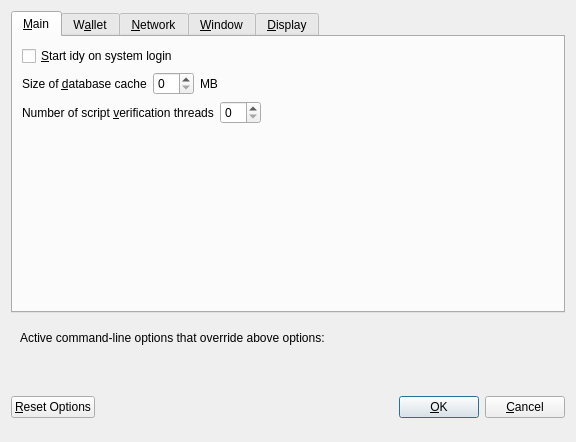
<?xml version="1.0" encoding="UTF-8"?>
<ui version="4.0">
 <class>OptionsDialog</class>
 <widget class="QDialog" name="OptionsDialog">
  <property name="geometry">
   <rect>
    <x>0</x>
    <y>0</y>
    <width>576</width>
    <height>442</height>
   </rect>
  </property>
  <property name="windowTitle">
   <string>Options</string>
  </property>
  <property name="modal">
   <bool>true</bool>
  </property>
  <layout class="QVBoxLayout" name="verticalLayout">
   <item>
    <widget class="QTabWidget" name="tabWidget">
     <property name="currentIndex">
      <number>0</number>
     </property>
     <widget class="QWidget" name="tabMain">
      <attribute name="title">
       <string>&amp;Main</string>
      </attribute>
      <layout class="QVBoxLayout" name="verticalLayout_Main">
       <item>
        <widget class="QCheckBox" name="bitcoinAtStartup">
         <property name="toolTip">
          <string>Automatically start idy after logging in to the system.</string>
         </property>
         <property name="text">
          <string>&amp;Start idy on system login</string>
         </property>
        </widget>
       </item>
       <item>
        <layout class="QHBoxLayout" name="horizontalLayout_2_Main">
         <item>
          <widget class="QLabel" name="databaseCacheLabel">
           <property name="text">
            <string>Size of &amp;database cache</string>
           </property>
           <property name="textFormat">
            <enum>Qt::PlainText</enum>
           </property>
           <property name="buddy">
            <cstring>databaseCache</cstring>
           </property>
          </widget>
         </item>
         <item>
          <widget class="QSpinBox" name="databaseCache"/>
         </item>
         <item>
          <widget class="QLabel" name="databaseCacheUnitLabel">
           <property name="text">
            <string>MB</string>
           </property>
           <property name="textFormat">
            <enum>Qt::PlainText</enum>
           </property>
          </widget>
         </item>
         <item>
          <spacer name="horizontalSpacer_2_Main">
           <property name="orientation">
            <enum>Qt::Horizontal</enum>
           </property>
           <property name="sizeHint" stdset="0">
            <size>
             <width>40</width>
             <height>20</height>
            </size>
           </property>
          </spacer>
         </item>
        </layout>
       </item>
       <item>
        <layout class="QHBoxLayout" name="horizontalLayout_3_Main">
         <item>
          <widget class="QLabel" name="threadsScriptVerifLabel">
           <property name="text">
            <string>Number of script &amp;verification threads</string>
           </property>
           <property name="textFormat">
            <enum>Qt::PlainText</enum>
           </property>
           <property name="buddy">
            <cstring>threadsScriptVerif</cstring>
           </property>
          </widget>
         </item>
         <item>
          <widget class="QSpinBox" name="threadsScriptVerif">
           <property name="toolTip">
            <string>(0 = auto, &lt;0 = leave that many cores free)</string>
           </property>
          </widget>
         </item>
         <item>
          <spacer name="horizontalSpacer_3_Main">
           <property name="orientation">
            <enum>Qt::Horizontal</enum>
           </property>
           <property name="sizeHint" stdset="0">
            <size>
             <width>40</width>
             <height>20</height>
            </size>
           </property>
          </spacer>
         </item>
        </layout>
       </item>
       <item>
        <spacer name="verticalSpacer_2">
         <property name="orientation">
          <enum>Qt::Vertical</enum>
         </property>
         <property name="sizeHint" stdset="0">
          <size>
           <width>20</width>
           <height>40</height>
          </size>
         </property>
        </spacer>
       </item>
      </layout>
     </widget>
     <widget class="QWidget" name="tabWallet">
      <attribute name="title">
       <string>W&amp;allet</string>
      </attribute>
      <layout class="QVBoxLayout" name="verticalLayout_Wallet">
       <item>
        <layout class="QHBoxLayout" name="horizontalLayout_2_Wallet">
         <item>
          <widget class="QLabel" name="labelStakeSplitThresholdText">
           <property name="text">
            <string>Stake split threshold:</string>
           </property>
          </widget>
         </item>
         <item>
          <widget class="QSpinBox" name="spinBoxStakeSplitThreshold">
           <property name="minimum">
            <number>1</number>
           </property>
           <property name="maximum">
            <number>999999</number>
           </property>
          </widget>
         </item>
        </layout>
       </item>
       <item>
        <widget class="QGroupBox" name="groupBox">
         <property name="title">
          <string>Expert</string>
         </property>
         <layout class="QVBoxLayout" name="verticalLayout_2">
          <item>
           <widget class="QCheckBox" name="coinControlFeatures">
            <property name="toolTip">
             <string>Whether to show coin control features or not.</string>
            </property>
            <property name="text">
             <string>Enable coin &amp;control features</string>
            </property>
           </widget>
          </item>
          <item>
           <widget class="QCheckBox" name="showMasternodesTab">
            <property name="toolTip">
             <string>Show additional tab listing all your masternodes in first sub-tab&lt;br/&gt;and all masternodes on the network in second sub-tab.</string>
            </property>
            <property name="text">
             <string>Show Masternodes Tab</string>
            </property>
           </widget>
          </item>
          <item>
           <widget class="QCheckBox" name="spendZeroConfChange">
            <property name="toolTip">
             <string>If you disable the spending of unconfirmed change, the change from a transaction&lt;br/&gt;cannot be used until that transaction has at least one confirmation.&lt;br/&gt;This also affects how your balance is computed.</string>
            </property>
            <property name="text">
             <string>&amp;Spend unconfirmed change</string>
            </property>
           </widget>
          </item>
         </layout>
        </widget>
       </item>
       <item>
        <spacer name="verticalSpacer_Wallet">
         <property name="orientation">
          <enum>Qt::Vertical</enum>
         </property>
         <property name="sizeHint" stdset="0">
          <size>
           <width>20</width>
           <height>40</height>
          </size>
         </property>
        </spacer>
       </item>
      </layout>
     </widget>
     <widget class="QWidget" name="tabNetwork">
      <attribute name="title">
       <string>&amp;Network</string>
      </attribute>
      <layout class="QVBoxLayout" name="verticalLayout_Network">
       <item>
        <widget class="QCheckBox" name="mapPortUpnp">
         <property name="toolTip">
          <string>Automatically open the idy client port on the router. This only works when your router supports UPnP and it is enabled.</string>
         </property>
         <property name="text">
          <string>Map port using &amp;UPnP</string>
         </property>
        </widget>
       </item>
       <item>
        <widget class="QCheckBox" name="allowIncoming">
         <property name="toolTip">
          <string>Accept connections from outside</string>
         </property>
         <property name="text">
          <string>Allow incoming connections</string>
         </property>
        </widget>
       </item>
       <item>
        <widget class="QCheckBox" name="connectSocks">
         <property name="toolTip">
          <string>Connect to the idy network through a SOCKS5 proxy.</string>
         </property>
         <property name="text">
          <string>&amp;Connect through SOCKS5 proxy (default proxy):</string>
         </property>
        </widget>
       </item>
       <item>
        <layout class="QHBoxLayout" name="horizontalLayout_1_Network">
         <item>
          <widget class="QLabel" name="proxyIpLabel">
           <property name="text">
            <string>Proxy &amp;IP:</string>
           </property>
           <property name="textFormat">
            <enum>Qt::PlainText</enum>
           </property>
           <property name="buddy">
            <cstring>proxyIp</cstring>
           </property>
          </widget>
         </item>
         <item>
          <widget class="QValidatedLineEdit" name="proxyIp">
           <property name="minimumSize">
            <size>
             <width>140</width>
             <height>0</height>
            </size>
           </property>
           <property name="maximumSize">
            <size>
             <width>140</width>
             <height>16777215</height>
            </size>
           </property>
           <property name="toolTip">
            <string>IP address of the proxy (e.g. IPv4: 127.0.0.1 / IPv6: ::1)</string>
           </property>
          </widget>
         </item>
         <item>
          <widget class="QLabel" name="proxyPortLabel">
           <property name="text">
            <string>&amp;Port:</string>
           </property>
           <property name="textFormat">
            <enum>Qt::PlainText</enum>
           </property>
           <property name="buddy">
            <cstring>proxyPort</cstring>
           </property>
          </widget>
         </item>
         <item>
          <widget class="QLineEdit" name="proxyPort">
           <property name="minimumSize">
            <size>
             <width>55</width>
             <height>0</height>
            </size>
           </property>
           <property name="maximumSize">
            <size>
             <width>55</width>
             <height>16777215</height>
            </size>
           </property>
           <property name="toolTip">
            <string>Port of the proxy (e.g. 9050)</string>
           </property>
          </widget>
         </item>
         <item>
          <spacer name="horizontalSpacer_1_Network">
           <property name="orientation">
            <enum>Qt::Horizontal</enum>
           </property>
           <property name="sizeHint" stdset="0">
            <size>
             <width>40</width>
             <height>20</height>
            </size>
           </property>
          </spacer>
         </item>
        </layout>
       </item>
       <item>
        <spacer name="verticalSpacer_Network">
         <property name="orientation">
          <enum>Qt::Vertical</enum>
         </property>
         <property name="sizeHint" stdset="0">
          <size>
           <width>20</width>
           <height>40</height>
          </size>
         </property>
        </spacer>
       </item>
      </layout>
     </widget>
     <widget class="QWidget" name="tabWindow">
      <attribute name="title">
       <string>&amp;Window</string>
      </attribute>
      <layout class="QVBoxLayout" name="verticalLayout_Window">
       <item>
        <widget class="QCheckBox" name="minimizeToTray">
         <property name="toolTip">
          <string>Show only a tray icon after minimizing the window.</string>
         </property>
         <property name="text">
          <string>&amp;Minimize to the tray instead of the taskbar</string>
         </property>
        </widget>
       </item>
       <item>
        <widget class="QCheckBox" name="minimizeOnClose">
         <property name="toolTip">
          <string>Minimize instead of exit the application when the window is closed. When this option is enabled, the application will be closed only after selecting Quit in the menu.</string>
         </property>
         <property name="text">
          <string>M&amp;inimize on close</string>
         </property>
        </widget>
       </item>
       <item>
        <spacer name="verticalSpacer_Window">
         <property name="orientation">
          <enum>Qt::Vertical</enum>
         </property>
         <property name="sizeHint" stdset="0">
          <size>
           <width>20</width>
           <height>40</height>
          </size>
         </property>
        </spacer>
       </item>
      </layout>
     </widget>
     <widget class="QWidget" name="tabDisplay">
      <attribute name="title">
       <string>&amp;Display</string>
      </attribute>
      <layout class="QVBoxLayout" name="verticalLayout_Display">
       <item>
        <layout class="QHBoxLayout" name="horizontalLayout_1_Display">
         <item>
          <widget class="QLabel" name="langLabel">
           <property name="text">
            <string>User Interface &amp;language:</string>
           </property>
           <property name="textFormat">
            <enum>Qt::PlainText</enum>
           </property>
           <property name="buddy">
            <cstring>lang</cstring>
           </property>
          </widget>
         </item>
         <item>
          <widget class="QValueComboBox" name="lang">
           <property name="toolTip">
            <string>The user interface language can be set here. This setting will take effect after restarting idy.</string>
           </property>
          </widget>
         </item>
        </layout>
       </item>
       <item>
        <widget class="Line" name="line">
         <property name="orientation">
          <enum>Qt::Horizontal</enum>
         </property>
        </widget>
       </item>
       <item>
        <layout class="QHBoxLayout" name="horizontalLayout_2_Display">
         <item>
          <widget class="QLabel" name="unitLabel">
           <property name="text">
            <string>&amp;Unit to show amounts in:</string>
           </property>
           <property name="textFormat">
            <enum>Qt::PlainText</enum>
           </property>
           <property name="buddy">
            <cstring>unit</cstring>
           </property>
          </widget>
         </item>
         <item>
          <widget class="QValueComboBox" name="unit">
           <property name="toolTip">
            <string>Choose the default subdivision unit to show in the interface and when sending coins.</string>
           </property>
          </widget>
         </item>
        </layout>
       </item>
       <item>
        <layout class="QHBoxLayout" name="horizontalLayout_5_Display">
         <item>
          <widget class="QLabel" name="digitsLabel">
           <property name="text">
            <string>Decimal digits</string>
           </property>
          </widget>
         </item>
         <item>
          <widget class="QValueComboBox" name="digits"/>
         </item>
        </layout>
       </item>
       <item>
        <layout class="QHBoxLayout" name="horizontalLayout_3_Display">
         <item>
          <widget class="QLabel" name="thirdPartyTxUrlsLabel">
           <property name="toolTip">
            <string>Third party URLs (e.g. a block explorer) that appear in the transactions tab as context menu items. %s in the URL is replaced by transaction hash. Multiple URLs are separated by vertical bar |.</string>
           </property>
           <property name="text">
            <string>Third party transaction URLs</string>
           </property>
           <property name="buddy">
            <cstring>thirdPartyTxUrls</cstring>
           </property>
          </widget>
         </item>
         <item>
          <widget class="QLineEdit" name="thirdPartyTxUrls">
           <property name="toolTip">
            <string>Third party URLs (e.g. a block explorer) that appear in the transactions tab as context menu items. %s in the URL is replaced by transaction hash. Multiple URLs are separated by vertical bar |.</string>
           </property>
          </widget>
         </item>
        </layout>
       </item>
       <item>
        <spacer name="verticalSpacer">
         <property name="orientation">
          <enum>Qt::Vertical</enum>
         </property>
         <property name="sizeHint" stdset="0">
          <size>
           <width>20</width>
           <height>40</height>
          </size>
         </property>
        </spacer>
       </item>
      </layout>
     </widget>
    </widget>
   </item>
   <item>
    <widget class="QFrame" name="frame">
     <layout class="QVBoxLayout" name="verticalLayout_Bottom">
      <item>
       <layout class="QHBoxLayout" name="horizontalLayout_Bottom">
        <item>
         <widget class="QLabel" name="overriddenByCommandLineInfoLabel">
          <property name="text">
           <string>Active command-line options that override above options:</string>
          </property>
          <property name="textFormat">
           <enum>Qt::PlainText</enum>
          </property>
         </widget>
        </item>
        <item>
         <spacer name="horizontalSpacer_Bottom">
          <property name="orientation">
           <enum>Qt::Horizontal</enum>
          </property>
          <property name="sizeHint" stdset="0">
           <size>
            <width>40</width>
            <height>20</height>
           </size>
          </property>
         </spacer>
        </item>
       </layout>
      </item>
      <item>
       <widget class="QLabel" name="overriddenByCommandLineLabel">
        <property name="text">
         <string/>
        </property>
        <property name="textFormat">
         <enum>Qt::PlainText</enum>
        </property>
        <property name="wordWrap">
         <bool>true</bool>
        </property>
       </widget>
      </item>
     </layout>
    </widget>
   </item>
   <item>
    <layout class="QHBoxLayout" name="horizontalLayout_Buttons">
     <item>
      <widget class="QPushButton" name="resetButton">
       <property name="toolTip">
        <string>Reset all client options to default.</string>
       </property>
       <property name="text">
        <string>&amp;Reset Options</string>
       </property>
       <property name="autoDefault">
        <bool>false</bool>
       </property>
      </widget>
     </item>
     <item>
      <spacer name="horizontalSpacer_1">
       <property name="orientation">
        <enum>Qt::Horizontal</enum>
       </property>
       <property name="sizeHint" stdset="0">
        <size>
         <width>40</width>
         <height>48</height>
        </size>
       </property>
      </spacer>
     </item>
     <item>
      <widget class="QLabel" name="statusLabel">
       <property name="minimumSize">
        <size>
         <width>200</width>
         <height>0</height>
        </size>
       </property>
       <property name="font">
        <font>
         <weight>75</weight>
         <bold>true</bold>
        </font>
       </property>
       <property name="text">
        <string/>
       </property>
       <property name="textFormat">
        <enum>Qt::PlainText</enum>
       </property>
       <property name="wordWrap">
        <bool>true</bool>
       </property>
      </widget>
     </item>
     <item>
      <spacer name="horizontalSpacer_2">
       <property name="orientation">
        <enum>Qt::Horizontal</enum>
       </property>
       <property name="sizeHint" stdset="0">
        <size>
         <width>40</width>
         <height>48</height>
        </size>
       </property>
      </spacer>
     </item>
     <item>
      <widget class="QPushButton" name="okButton">
       <property name="text">
        <string>&amp;OK</string>
       </property>
       <property name="autoDefault">
        <bool>false</bool>
       </property>
       <property name="default">
        <bool>true</bool>
       </property>
      </widget>
     </item>
     <item>
      <widget class="QPushButton" name="cancelButton">
       <property name="text">
        <string>&amp;Cancel</string>
       </property>
       <property name="autoDefault">
        <bool>false</bool>
       </property>
      </widget>
     </item>
    </layout>
   </item>
  </layout>
 </widget>
 <customwidgets>
  <customwidget>
   <class>QValidatedLineEdit</class>
   <extends>QLineEdit</extends>
   <header>qvalidatedlineedit.h</header>
  </customwidget>
  <customwidget>
   <class>QValueComboBox</class>
   <extends>QComboBox</extends>
   <header>qvaluecombobox.h</header>
  </customwidget>
 </customwidgets>
 <resources/>
 <connections/>
</ui>
